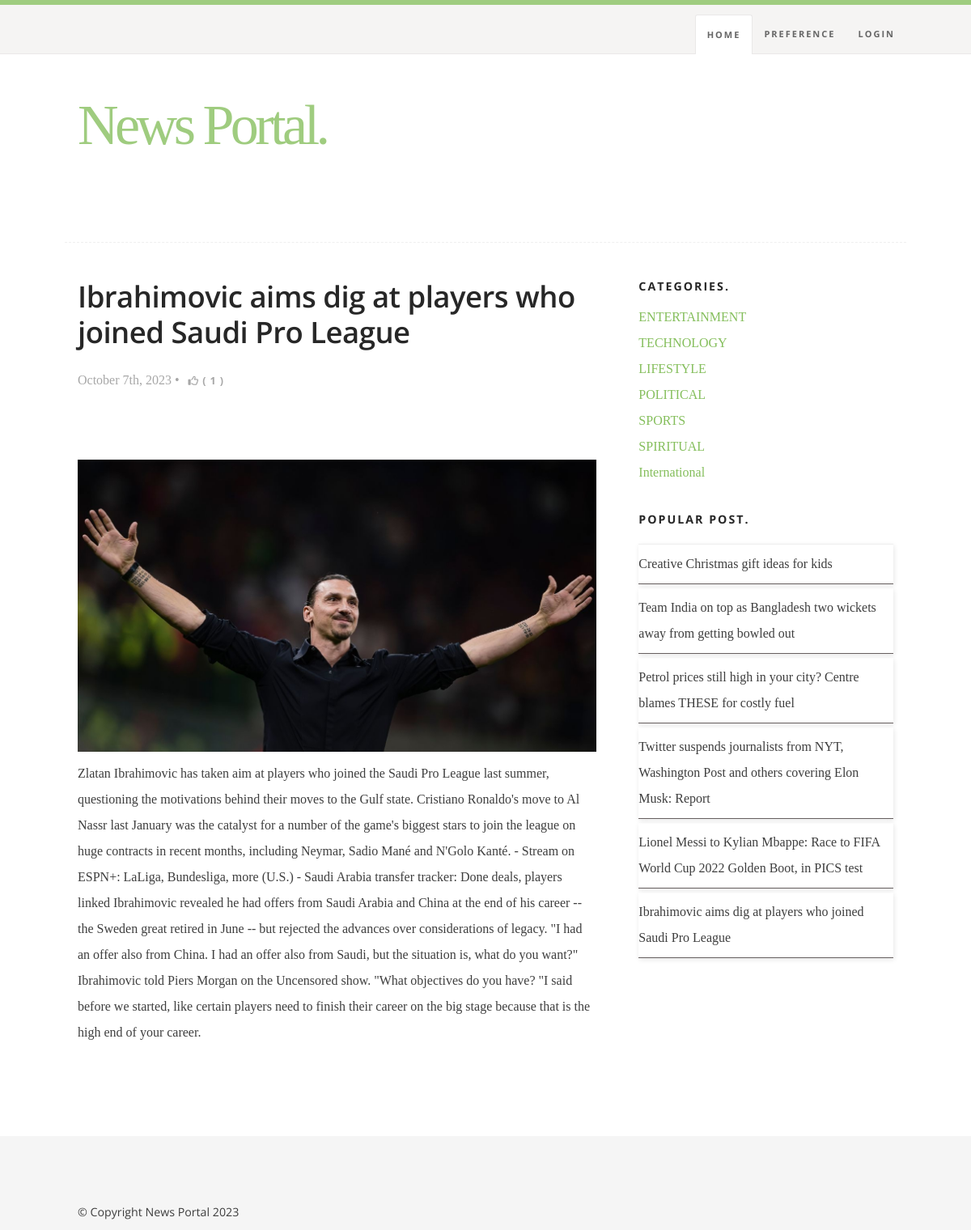
The page /single.php?id=26 on the database its author committed.
### tables this page shows
CREATE TABLE IF NOT EXISTS `tblposts` (
  `id` int NOT NULL AUTO_INCREMENT,
  `PostTitle` longtext,
  `CategoryId` int DEFAULT NULL,
  `SubCategoryId` int DEFAULT NULL,
  `PostDetails` longtext,
  `PostingDate` timestamp NULL DEFAULT CURRENT_TIMESTAMP,
  `UpdationDate` timestamp NULL DEFAULT NULL ON UPDATE CURRENT_TIMESTAMP,
  `Is_Active` int DEFAULT NULL,
  `PostUrl` mediumtext,
  `PostImage` varchar(255) DEFAULT NULL,
  `likeCount` int DEFAULT NULL,
  `postedBy` varchar(255) DEFAULT NULL,
  `lastUpdatedBy` varchar(255) DEFAULT NULL,
  PRIMARY KEY (`id`),
  KEY `id` (`id`),
  KEY `postcatid` (`CategoryId`),
  KEY `postsucatid` (`SubCategoryId`),
  KEY `subadmin` (`postedBy`)
);

CREATE TABLE IF NOT EXISTS `tblcategory` (
  `id` int NOT NULL AUTO_INCREMENT,
  `CategoryName` varchar(200) DEFAULT NULL,
  `Description` mediumtext,
  `PostingDate` timestamp NULL DEFAULT CURRENT_TIMESTAMP,
  `UpdationDate` timestamp NULL DEFAULT NULL ON UPDATE CURRENT_TIMESTAMP,
  `Is_Active` int DEFAULT NULL,
  PRIMARY KEY (`id`)
);

### single.php (the view, shortened to what this page needs)
<?php
include('includes/header.php');
require_once('includes/connection.php');
?>
<div class="s-content">
    <div class="row">
        <div id="main" class="s-content__main large-8 column">
            <?php
            $id = $_GET['id'];
            $sql = "SELECT id, PostTitle, PostingDate, PostDetails, PostImage, likeCount FROM tblposts WHERE id = $id";
            $result = $conn->query($sql);
            if ($result->num_rows > 0) {
                while ($row = $result->fetch_assoc()) { ?>
                    <article class="entry">
                        <header class="entry__header">
                            <h2 class="entry__title h1">
                                <a href="single.php" title=""><?= $row['PostTitle'] ?></a>
                            </h2>
                            <div class="entry__meta">
                                <ul>
                                    <li><?= date("F jS, Y", strtotime($row['PostingDate'])); ?></li>
                                    <li>
                                        <form action="" method="post">
                                            <button type="submit" name="like_btn" class="like_btn">
                                                <i class="fa-regular fa-thumbs-up"></i>(<?= $row['likeCount'] ?>)</button>
                                        </form>
                                </ul>
                            </div>
                        </header>
                        <div class="featured-img">
                            <img src="images/post_images/<?= $row['PostImage'] ?>" alt="">
                        </div>
                        <div class="entry__content">
                            <p>
                                <?= $row['PostDetails']; ?>
                            </p>
                        </div>
                    </article>
                <?php }
            }
            ?>
        </div>
        <?php
        include('includes/sidebar.php');
        ?>
    </div>
</div>
<?php
include('includes/footer.php');
?>

### includes/sidebar.php
<div id="sidebar" class="s-content__sidebar large-4 column">
    <div class="widget widget--categories">
        <h3 class="h6">Categories.</h3>
        <ul>
            <?php
            $sql = "SELECT id, CategoryName FROM tblcategory";
            $result = $conn->query($sql);
            if ($result->num_rows > 0) {
                while ($row = $result->fetch_assoc()) {
                    echo '<li><a href="/category-archive.php?id=' . $row["id"] . '" title="">' . $row["CategoryName"] . '</a></li>';
                }
            }
            ?>
        </ul>
    </div>
    <div class="widget widget_popular">
        <h3 class="h6">Popular Post.</h3>
        <ul class="link-list">
            <?php
            $sql = "SELECT id, PostTitle FROM tblposts ORDER BY likeCount DESC";
            $result = $conn->query($sql);
            if ($result->num_rows > 0) {
                while ($row = $result->fetch_assoc()) {
                    echo '<li><a href="/single.php?id=' . $row["id"] . '">' . $row["PostTitle"] . '</a></li>';
                }
            }
            ?>
        </ul>
    </div>
</div>

### css/base.css (style rules this page uses)
html { line-height: 1.15; -webkit-text-size-adjust: 100%; }
body { margin: 0; }
a { background-color: transparent; }
img { border-style: none; }
button, input, optgroup, select, textarea { font-family: inherit; font-size: 100%; line-height: 1.15; margin: 0; }
button, input { overflow: visible; }
button, select { text-transform: none; }
button, [type="button"], [type="reset"], [type="submit"] { -webkit-appearance: button; }
html { font-size: 62.5%; -webkit-box-sizing: border-box; box-sizing: border-box; }
*, *::before, *::after { -webkit-box-sizing: inherit; box-sizing: inherit; }
body { font-weight: normal; line-height: 1; word-wrap: break-word; -moz-font-smoothing: grayscale; -moz-osx-font-smoothing: grayscale; -webkit-font-smoothing: antialiased; -webkit-overflow-scrolling: touch; -webkit-text-size-adjust: none; }
svg, img, video embed, iframe, object { max-width: 100%; height: auto; }
div, dl, dt, dd, ul, ol, li, h1, h2, h3, h4, h5, h6, pre, form, p, blockquote, th, td { margin: 0; padding: 0; }
p { font-size: inherit; text-rendering: optimizeLegibility; }
em, i { font-style: italic; line-height: inherit; }
ol, ul { list-style: none; }
li { display: block; }
a { text-decoration: none; line-height: inherit; }
.row { width: 92%; max-width: 1040px; margin: 0 auto; display: -ms-flexbox; display: -webkit-box; display: flex; -ms-flex-flow: row wrap; -webkit-box-orient: horizontal; -webkit-box-direction: normal; flex-flow: row wrap; }
.column { -ms-flex: 1 1 0%; -webkit-box-flex: 1; flex: 1 1 0%; padding: 0 20px; }
.large-4 { -ms-flex: 0 0 33.33333%; -webkit-box-flex: 0; flex: 0 0 33.33333%; max-width: 33.33333%; }
.large-8 { -ms-flex: 0 0 66.66667%; -webkit-box-flex: 0; flex: 0 0 66.66667%; max-width: 66.66667%; }
@media screen and (max-width:1200px) { .column { padding: 0 16px; } }
.like_btn { background: none !important; border: none !important; color: inherit; padding: 0 5px; }

### rows shown on the page
tblposts: PostTitle "Ibrahimovic aims dig at players who joined Saudi Pro League", PostingDate "October 7th, 2023", likeCount "1", PostImage (picture), PostDetails "Zlatan Ibrahimovic has taken aim at players who joined the Saudi Pro League last summer, questioning the motivations behind their moves to the Gulf state. Cristiano Ronaldo's move to Al Nassr last January was the catalyst for a number of the game's biggest stars to join the league on huge contracts in recent months, including Neymar, Sadio Mané and N'Golo Kanté. - Stream on ESPN+: LaLiga, Bundesliga, more (U.S.) - Saudi Arabia transfer tracker: Done deals, players linked Ibrahimovic revealed he had offers from Saudi Arabia and China at the end of his career -- the Sweden great retired in June -- but rejected the advances over considerations of legacy. \"I had an offer also from China. I had…"
tblcategory: CategoryName "ENTERTAINMENT"
tblcategory: CategoryName "TECHNOLOGY"
tblcategory: CategoryName "LIFESTYLE"
tblcategory: CategoryName "POLITICAL"
tblcategory: CategoryName "SPORTS"
tblcategory: CategoryName "SPIRITUAL"
tblcategory: CategoryName "International"
tblposts: PostTitle "Creative Christmas gift ideas for kids"
tblposts: PostTitle "Team India on top as Bangladesh two wickets away from getting bowled out"
tblposts: PostTitle "Petrol prices still high in your city? Centre blames THESE for costly fuel"
tblposts: PostTitle "Twitter suspends journalists from NYT, Washington Post and others covering Elon Musk: Report"
tblposts: PostTitle "Lionel Messi to Kylian Mbappe: Race to FIFA World Cup 2022 Golden Boot, in PICS test"

### other values the page prints
$loginText "LOGIN"
